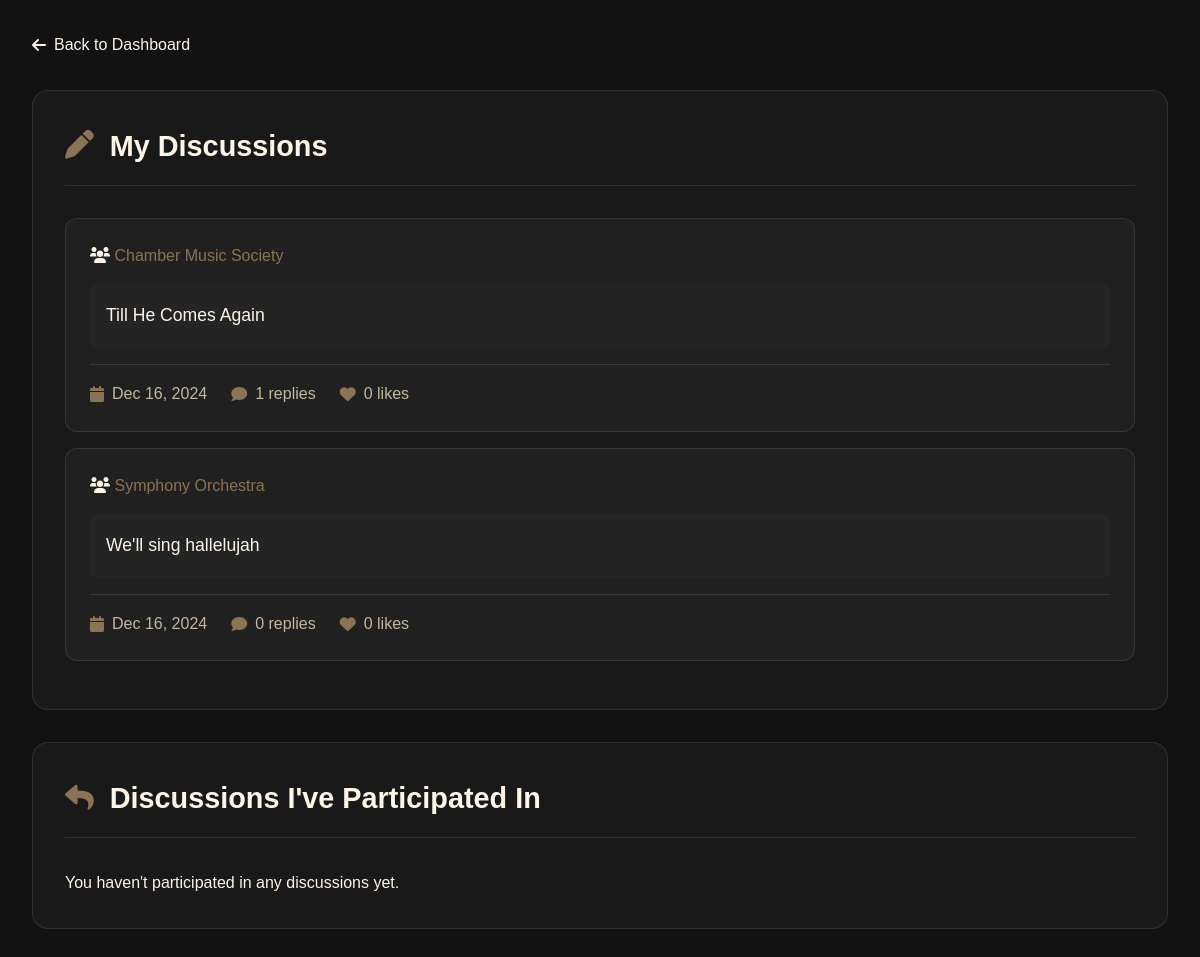
Screenshot of /pages/dashboard/enthusiast/my_discussions.php (signed in) with the database file from the repository.
### tables this page shows
CREATE TABLE `community_posts` (
  `post_id` int(11) NOT NULL,
  `community_id` int(11) DEFAULT NULL,
  `user_id` int(11) DEFAULT NULL,
  `content` text NOT NULL,
  `created_at` timestamp NOT NULL DEFAULT current_timestamp()
);

CREATE TABLE `communities` (
  `community_id` int(11) NOT NULL,
  `name` varchar(100) NOT NULL,
  `description` text DEFAULT NULL,
  `creator_id` int(11) DEFAULT NULL,
  `created_at` timestamp NOT NULL DEFAULT current_timestamp(),
  `image_path` varchar(255) DEFAULT NULL,
  `created_by` int(11) DEFAULT NULL,
  `category` enum('Classical','Baroque','Romantic','Contemporary','Theory','Performance','General') NOT NULL DEFAULT 'General',
  `rules` text DEFAULT NULL,
  `guidelines` text DEFAULT NULL
);

### pages/dashboard/enthusiast/my_discussions.php (the view, shortened to what this page needs)
<?php
require_once '../../../includes/db.php';
$user_id = $_SESSION['user_id'];
$discussions_stmt = $conn->prepare("
    SELECT
        p.*,
        c.name as community_name,
        c.community_id,
        COUNT(DISTINCT pr.reply_id) as reply_count,
        COALESCE(COUNT(DISTINCT pl.user_id), 0) as like_count
    FROM community_posts p
    JOIN communities c ON p.community_id = c.community_id
    LEFT JOIN post_replies pr ON p.post_id = pr.post_id
    LEFT JOIN post_likes pl ON p.post_id = pl.post_id
    WHERE p.user_id = ?
    GROUP BY p.post_id, c.name, c.community_id
    ORDER BY p.created_at DESC
");
$discussions_stmt->bind_param("i", $user_id);
$discussions_stmt->execute();
if (!$discussions_stmt->execute()) {
    echo "Error in discussions query: " . $conn->error;
}
$discussions = $discussions_stmt->get_result();
$participated_stmt = $conn->prepare("
    SELECT DISTINCT
        p.*,
        c.name as community_name,
        c.community_id,
        COUNT(DISTINCT pr2.reply_id) as reply_count,
        COALESCE(COUNT(DISTINCT pl.user_id), 0) as like_count
    FROM community_posts p
    JOIN communities c ON p.community_id = c.community_id
    JOIN post_replies pr ON p.post_id = pr.post_id
    LEFT JOIN post_replies pr2 ON p.post_id = pr2.post_id
    LEFT JOIN post_likes pl ON p.post_id = pl.post_id
    WHERE pr.user_id = ? AND p.user_id != ?
    GROUP BY p.post_id, c.name, c.community_id
    ORDER BY p.created_at DESC
");
$participated_stmt->bind_param("ii", $user_id, $user_id);
$participated_stmt->execute();
if (!$participated_stmt->execute()) {
    echo "Error in participated query: " . $conn->error;
}
$participated = $participated_stmt->get_result();
?>
<!DOCTYPE html>
<html lang="en">
<head>
    <link rel="stylesheet" href="https://cdnjs.cloudflare.com/ajax/libs/font-awesome/6.0.0/css/all.min.css">
</head>
<body>
    <div class="container">
        <a href="enthusiast_dashboard.php" class="back-btn">
            <i class="fas fa-arrow-left"></i> Back to Dashboard
        </a>
        <div class="discussions-container">
            <section class="discussion-section">
                <h2 class="section-title">
                    <i class="fas fa-pen"></i> My Discussions
                </h2>
                <?php if ($discussions->num_rows > 0): ?>
                    <?php while ($discussion = $discussions->fetch_assoc()): ?>
                        <div class="discussion-card">
                            <div class="discussion-community">
                                <i class="fas fa-users"></i>
                                <a href="../../communities/view.php?id=<?php echo $discussion['community_id']; ?>">
                                    <?php echo htmlspecialchars($discussion['community_name']); ?>
                                </a>
                            </div>
                            <a href="../../communities/view.php?id=<?php echo $discussion['community_id']; ?>&post_id=<?php echo $discussion['post_id']; ?>"
                                class="discussion-content">
                                <?php echo nl2br(htmlspecialchars($discussion['content'])); ?>
                            </a>
                            <div class="discussion-meta">
                                <span><i class="fas fa-calendar"></i>
                                    <?php echo date('M j, Y', strtotime($discussion['created_at'])); ?></span>
                                <span><i class="fas fa-comment"></i> <?php echo $discussion['reply_count']; ?> replies</span>
                                <span><i class="fas fa-heart"></i> <?php echo $discussion['like_count']; ?> likes</span>
                            </div>
                        </div>
                    <?php endwhile; ?>
                <?php else: ?>
                    <p>You haven't started any discussions yet.</p>
                <?php endif; ?>
            </section>
            <section class="discussion-section">
                <h2 class="section-title">
                    <i class="fas fa-reply"></i> Discussions I've Participated In
                </h2>
                <?php if ($participated->num_rows > 0): ?>
                    <?php while ($discussion = $participated->fetch_assoc()): ?>
                        <div class="discussion-card">
                            <div class="discussion-community">
                                <i class="fas fa-users"></i>
                                <a href="../../communities/view.php?id=<?php echo $discussion['community_id']; ?>">
                                    <?php echo htmlspecialchars($discussion['community_name']); ?>
                                </a>
                            </div>
                            <a href="../../communities/view.php?id=<?php echo $discussion['community_id']; ?>&post_id=<?php echo $discussion['post_id']; ?>"
                                class="discussion-content">
                                <?php echo nl2br(htmlspecialchars($discussion['content'])); ?>
                            </a>
                            <div class="discussion-meta">
                                <span><i class="fas fa-calendar"></i>
                                    <?php echo date('M j, Y', strtotime($discussion['created_at'])); ?></span>
                                <span><i class="fas fa-comment"></i> <?php echo $discussion['reply_count']; ?> replies</span>
                                <span><i class="fas fa-heart"></i> <?php echo $discussion['like_count']; ?> likes</span>
                            </div>
                        </div>
                    <?php endwhile; ?>
                <?php else: ?>
                    <p>You haven't participated in any discussions yet.</p>
                <?php endif; ?>
            </section>
        </div>
    </div>
</body>
</html>

### pages/dashboard/enthusiast/my_discussions.php (style rules this page uses)
:root { --bg-dark: #121212; --bg-light: #1e1e1e; --text-primary: #fef5e7; --text-secondary: #c4b69c; --accent: #8b7355; --border-color: #3a3a3a; --glass: rgba(254, 245, 231, 0.03); --glass-hover: rgba(254, 245, 231, 0.08); --border: rgba(254, 245, 231, 0.1); }
* { margin: 0; padding: 0; box-sizing: border-box; }
body { font-family: 'Futura', sans-serif; background: var(--bg-dark); color: var(--text-primary); line-height: 1.6; min-height: 100vh; }
.container { max-width: 1200px; margin: 0 auto; padding: 2rem; }
.back-btn { display: inline-flex; align-items: center; gap: 0.5rem; color: var(--text-primary); text-decoration: none; margin-bottom: 2rem; transition: all 0.3s ease; }
.discussion-community a { color: var(--accent); text-decoration: none; transition: all 0.3s ease; }
.discussion-content { display: block; text-decoration: none; color: var(--text-primary); font-size: 1.1rem; margin: 1rem 0; padding: 1rem; background: rgba(254, 245, 231, 0.02); border-radius: 8px; line-height: 1.8; transition: all 0.3s ease; }
.discussion-section { background: var(--glass); border-radius: 16px; padding: 2rem; border: 1px solid var(--border); margin-bottom: 2rem; }
.discussion-card { background: rgba(254, 245, 231, 0.03); border-radius: 12px; padding: 1.5rem; margin-bottom: 1rem; border: 1px solid var(--border); transition: all 0.3s ease; cursor: pointer; }
.discussion-meta { display: flex; flex-wrap: wrap; gap: 1.5rem; margin-top: 1rem; padding-top: 1rem; border-top: 1px solid var(--border); color: var(--text-secondary); }
.discussion-meta span { display: flex; align-items: center; gap: 0.5rem; }
.discussion-meta i { color: var(--accent); }
.section-title { font-size: 1.8rem; color: var(--text-primary); margin-bottom: 2rem; padding-bottom: 1rem; border-bottom: 1px solid var(--border); display: flex; align-items: center; gap: 1rem; }
.section-title i { color: var(--accent); }

### rows the page displays
community_posts: community.name "Chamber Music Society", content "Till He Comes Again", created_at "Dec 16, 2024", reply_count "1", like_count "0"
community_posts: community.name "Symphony Orchestra", content "We'll sing hallelujah", created_at "Dec 16, 2024", reply_count "0", like_count "0"
